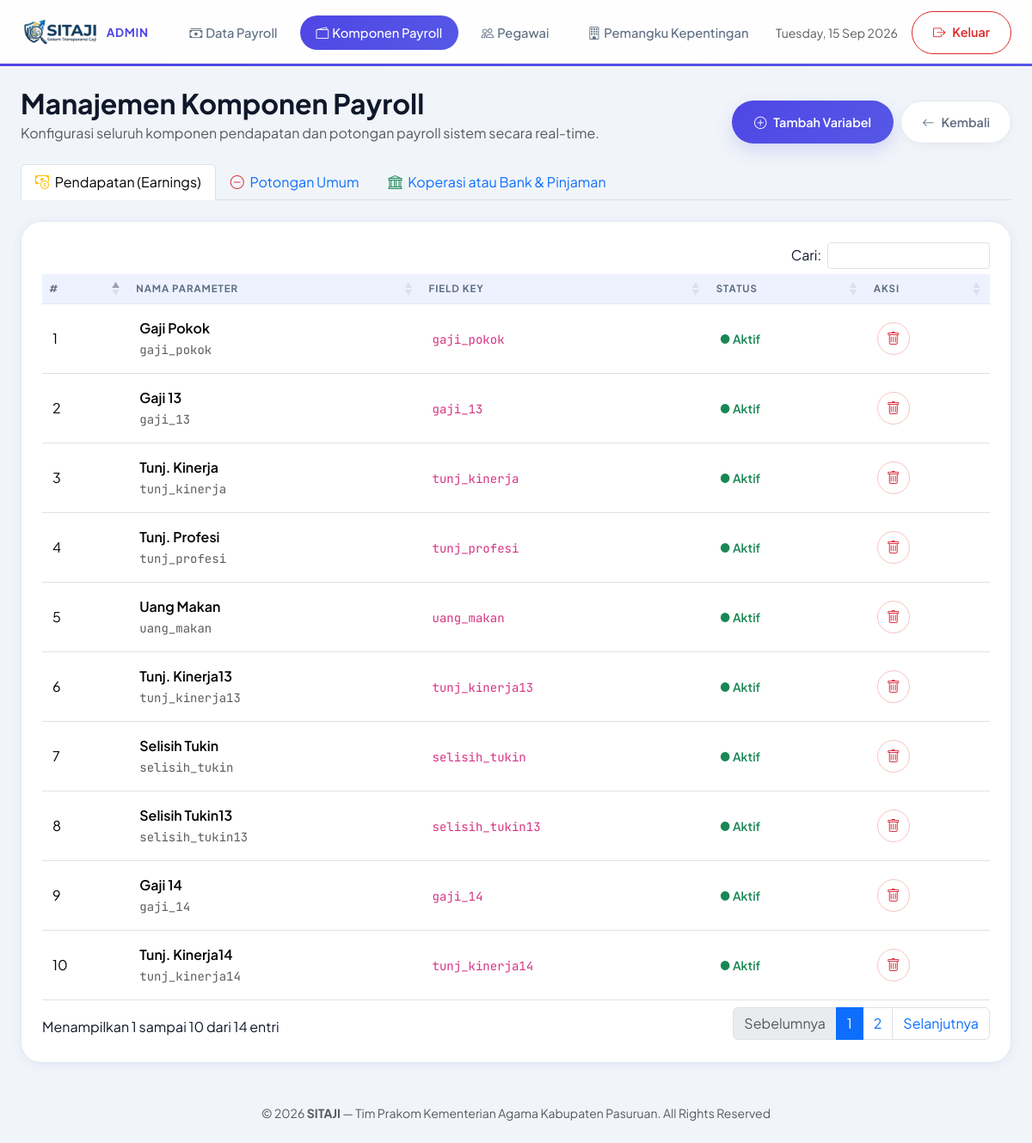
Page /admin/manajemen_komponen_payroll.php (signed in) on the committed database.
### tables this page shows
CREATE TABLE `komponen_payroll` (
  `id` int(11) NOT NULL,
  `nama` varchar(80) NOT NULL,
  `tipe` enum('pendapatan','potongan') NOT NULL DEFAULT 'potongan',
  `field_key` varchar(60) NOT NULL,
  `kategori` varchar(40) DEFAULT 'Organisasi / Wajib',
  `urutan` int(11) DEFAULT '0',
  `aktif` tinyint(1) DEFAULT '1'
);

### includes/auth.php (called while the page is built, shortened)
<?php
function base_url(string $path = ''): string {
    $name = str_replace('\\', '/', $_SERVER['SCRIPT_NAME'] ?? '/');
    $dir = rtrim(dirname($name), '/');
    if (preg_match('#/(admin|pegawai|stakeholder)$#', $dir)) {
        $dir = preg_replace('#/(admin|pegawai|stakeholder)$#', '', $dir);
    }
    return $dir . '/' . ltrim($path, '/');
}

### includes/helpers.php (called while the page is built, shortened)
<?php
function e(?string $s): string {
    return htmlspecialchars((string)$s, ENT_QUOTES, 'UTF-8');
}

### admin/manajemen_komponen_payroll.php (the view, shortened to what this page needs)
<?php
$activeNav = 'payroll_komponen';
require_once __DIR__ . '/../includes/header_admin.php';
$activeTab = in_array($_GET['tab'] ?? '', ['pendapatan','potongan','koperasi']) ? $_GET['tab'] : 'pendapatan';
$pendapatanList = $pdo->query("SELECT * FROM komponen_payroll WHERE tipe='pendapatan' ORDER BY urutan ASC, id ASC")->fetchAll();
?>
<div class="d-flex justify-content-between align-items-end flex-wrap gap-3 mb-4">
  <div>
    <h2 class="fw-bold mb-1">Manajemen Komponen Payroll</h2>
    <p class="text-muted mb-0">Konfigurasi seluruh komponen pendapatan dan potongan payroll sistem secara real-time.</p>
  </div>
  <div class="d-flex gap-2">
    <button class="btn-primary-modern" data-bs-toggle="modal" data-bs-target="#addModal"><i class="bi bi-plus-circle"></i>Tambah Variabel</button>
    <a href="dashboard" class="btn-secondary-modern"><i class="bi bi-arrow-left"></i>Kembali</a>
  </div>
</div>
<ul class="nav nav-tabs mb-4" id="komponenTab" role="tablist">
  <li class="nav-item" role="presentation">
    <button class="nav-link <?= $activeTab === 'pendapatan' ? 'active' : '' ?>" id="pendapatan-tab" data-bs-toggle="tab" data-bs-target="#pendapatan" type="button" role="tab">
      <i class="bi bi-cash-coin text-warning me-1"></i> Pendapatan (Earnings)
    </button>
  </li>
  <li class="nav-item" role="presentation">
    <button class="nav-link <?= $activeTab === 'potongan' ? 'active' : '' ?>" id="potongan-tab" data-bs-toggle="tab" data-bs-target="#potongan" type="button" role="tab">
      <i class="bi bi-dash-circle text-danger me-1"></i> Potongan Umum
    </button>
  </li>
  <li class="nav-item" role="presentation">
    <button class="nav-link <?= $activeTab === 'koperasi' ? 'active' : '' ?>" id="koperasi-tab" data-bs-toggle="tab" data-bs-target="#koperasi" type="button" role="tab">
      <i class="bi bi-bank text-success me-1"></i> Koperasi atau Bank & Pinjaman
    </button>
  </li>
</ul>
<div class="tab-content" id="komponenTabContent">
  <div class="tab-pane fade <?= $activeTab === 'pendapatan' ? 'show active' : '' ?>" id="pendapatan" role="tabpanel">
    <div class="app-card">
      <table class="table data-table align-middle mb-0">
        <thead><tr><th>#</th><th>Nama Parameter</th><th>Field Key</th><th>Status</th><th>Aksi</th></tr></thead>
        <tbody>
          <?php if (count($pendapatanList) === 0): ?>
            <tr><td></td><td></td><td></td><td class="text-center text-muted py-4">Belum ada komponen pendapatan.</td><td></td></tr>
          <?php else: ?>
            <?php foreach($pendapatanList as $i=>$k): ?>
            <tr>
              <td><?= $i+1 ?></td>
              <td>
                <div class="fw-semibold"><?= e($k['nama']) ?></div>
                <code class="small text-muted"><?= e($k['field_key']) ?></code>
              </td>
              <td><code class="small"><?= e($k['field_key']) ?></code></td>
              <td>
                <?php if ((int)$k['aktif'] === 1): ?>
                  <span class="text-success small fw-semibold">● Aktif</span>
                <?php else: ?>
                  <span class="text-muted small fw-semibold">○ Nonaktif</span>
                <?php endif; ?>
              </td>
              <td>
                <form method="post" class="d-inline" onsubmit="return confirm('Hapus komponen ini?')">
                  <button class="btn-action-modern text-danger" title="Hapus"><i class="bi bi-trash"></i></button>
                </form>
              </td>
            </tr>
            <?php endforeach; ?>
          <?php endif; ?>
        </tbody>
      </table>
    </div>
  </div>
</div>
<?php require_once __DIR__ . '/../includes/footer.php'; ?>

### includes/header_admin.php (shortened to what this page needs)
<?php
require_once __DIR__ . '/auth.php';
require_once __DIR__ . '/helpers.php';
$activeNav = $activeNav ?? '';
?>
<!doctype html>
<html lang="id">
<head>
<link rel="stylesheet" href="https://cdn.jsdelivr.net/npm/bootstrap@5.3.3/dist/css/bootstrap.min.css">
<link rel="stylesheet" href="https://cdn.jsdelivr.net/npm/bootstrap-icons@1.11.3/font/bootstrap-icons.min.css">
<link rel="stylesheet" href="https://cdn.datatables.net/1.13.8/css/dataTables.bootstrap5.min.css">
<link rel="stylesheet" href="<?= base_url('assets/css/style.css?v=6') ?>">
</head>
<body class="bg-app">
<nav class="navbar navbar-expand-xl sticky-top app-navbar">
  <div class="container-fluid px-4">
    <a class="navbar-brand d-flex align-items-center gap-2" href="<?= base_url('admin/dashboard') ?>">
      <img src="<?= base_url('assets/img/logo-sitaji.svg') ?>" alt="SITAJI" height="50" style="display:block">
      <span class="fw-bold" style="font-size:.85rem;color:var(--primary);text-transform:uppercase;letter-spacing:.05em">Admin</span>
    </a>
    <div class="collapse navbar-collapse" id="nav">
      <ul class="navbar-nav mx-auto gap-2">
        <li class="nav-item">
          <a class="nav-pill <?= $activeNav==='payroll'?'active':'' ?>" href="<?= base_url('admin/dashboard') ?>"><i class="bi bi-cash-stack me-1"></i>Data Payroll</a>
        </li>
        <li class="nav-item">
          <a class="nav-pill <?= $activeNav==='payroll_komponen'?'active':'' ?>" href="<?= base_url('admin/manajemen_komponen_payroll') ?>"><i class="bi bi-wallet2 me-1"></i>Komponen Payroll</a>
        </li>
        <li class="nav-item">
          <a class="nav-pill <?= $activeNav==='pegawai'?'active':'' ?>" href="<?= base_url('admin/pegawai') ?>"><i class="bi bi-people me-1"></i>Pegawai</a>
        </li>
        <li class="nav-item">
          <a class="nav-pill <?= $activeNav==='pemangku'?'active':'' ?>" href="<?= base_url('admin/pemangku_kepentingan') ?>"><i class="bi bi-building me-1"></i>Pemangku Kepentingan</a>
        </li>
      </ul>
      <div class="d-flex align-items-center gap-3">
        <span class="text-muted small d-none d-md-inline"><?= date('l, d M Y') ?></span>
        <a href="<?= base_url('logout') ?>" class="btn-danger-modern"><i class="bi bi-box-arrow-right"></i> Keluar</a>
      </div>
    </div>
  </div>
</nav>
<main class="container-fluid px-4 py-4">

### includes/footer.php (shortened to what this page needs)
</main>
<footer class="text-center text-muted small py-4">
  &copy; <?= date('Y') ?> <strong>SITAJI</strong> — Tim Prakom Kementerian Agama Kabupaten Pasuruan. All Rights Reserved
</footer>
</body>
</html>

### assets/css/style.css (style rules this page uses)
:root { --primary: #4f46e5; --primary-soft: #eef2ff; --accent: #5558e6; --success: #0e834e; --danger: #dc2626; --warning: #f59e0b; --dark: #0f172a; --slate: #5f6e82; --bg-body: #f1f5f9; --card: #FFFFFF; --ink: #0f172a; --muted: #5f6e82; --border: #e2e8f0; --card-radius: 24px; --shadow: 0 2px 12px rgba(79,70,229,.08); --shadow-lg: 0 20px 25px -5px rgba(0,0,0,0.05); }
* { font-family: 'Plus Jakarta Sans', system-ui, -apple-system, 'Segoe UI', Roboto, Helvetica, Arial, sans-serif; }
.mono, .num, .rupiah, td.nominal, td.jumlah, code, pre, [class*="mono"] { font-family: 'JetBrains Mono', 'Cascadia Code', 'Consolas', monospace !important; }
body.bg-app { background: var(--bg-body); color: var(--ink); }
.app-navbar { background: rgba(255,255,255,0.9) !important; backdrop-filter: blur(12px); -webkit-backdrop-filter: blur(12px); border-bottom: 1px solid var(--border) !important; box-shadow: none !important; }
.app-navbar::after { content: ''; position: absolute; bottom: -1px; left: 0; right: 0; height: 3px; background: linear-gradient(90deg, var(--primary), var(--accent)); }
.nav-pill { display: inline-block; padding: .5rem 1.1rem; border-radius: 50px; white-space: nowrap; color: var(--slate); text-decoration: none; border: 1px solid transparent; font-size: .92rem; font-weight: 500; transition: background .2s, color .2s; }
.nav-pill.active { background: linear-gradient(135deg, var(--primary), var(--accent)); color: #fff !important; }
.app-card { background: var(--card); border-radius: var(--card-radius, 24px); padding: 1.5rem; box-shadow: var(--shadow); border: 1px solid var(--border); transition: box-shadow 0.3s cubic-bezier(0.4,0,0.2,1); }
table.dataTable thead th { font-size: .72rem; letter-spacing: .08em; text-transform: uppercase; color: var(--muted); border-bottom: 1px solid var(--border) !important; background: var(--primary-soft); }
table.dataTable tbody td { padding: 1rem .75rem; vertical-align: middle; }
.btn-action-modern { width: 38px; height: 38px; border-radius: 999px; display: inline-flex; align-items: center; justify-content: center; background: #fff; border: 1px solid var(--border); color: var(--slate); transition: background .15s, color .15s, border-color .15s; text-decoration: none; }
.btn-action-modern.text-danger { border-color: #f5c6c1; color: var(--danger); }
.btn-primary-modern { display: inline-flex; align-items: center; gap: .5rem; height: 50px; padding: 0 26px; border-radius: 999px; font-size: .9rem; font-weight: 600; text-decoration: none; background: linear-gradient(135deg, var(--primary), var(--accent)); color: #fff; border: none; box-shadow: 0 8px 20px rgba(79,70,229,.18); transition: all 0.3s cubic-bezier(0.4,0,0.2,1); white-space: nowrap; cursor: pointer; line-height: 1.2; }
.btn-secondary-modern { display: inline-flex; align-items: center; gap: .5rem; height: 50px; padding: 0 24px; border-radius: 999px; font-size: .9rem; font-weight: 600; text-decoration: none; background: #fff; color: var(--slate); border: 1px solid var(--border); box-shadow: 0 3px 10px rgba(0,0,0,.04); transition: all 0.3s cubic-bezier(0.4,0,0.2,1); white-space: nowrap; cursor: pointer; line-height: 1.2; }
.btn-danger-modern { display: inline-flex; align-items: center; gap: .5rem; height: 50px; padding: 0 24px; border-radius: 999px; font-size: .9rem; font-weight: 600; text-decoration: none; background: #fff; color: var(--danger); border: 1px solid var(--danger); transition: all 0.3s cubic-bezier(0.4,0,0.2,1); white-space: nowrap; cursor: pointer; line-height: 1.2; }

### rows in the picture
komponen_payroll: nama "Gaji Pokok", field_key "gaji_pokok", aktif "● Aktif"
komponen_payroll: nama "Gaji 13", field_key "gaji_13", aktif "● Aktif"
komponen_payroll: nama "Tunj. Kinerja", field_key "tunj_kinerja", aktif "● Aktif"
komponen_payroll: nama "Tunj. Profesi", field_key "tunj_profesi", aktif "● Aktif"
komponen_payroll: nama "Uang Makan", field_key "uang_makan", aktif "● Aktif"
komponen_payroll: nama "Tunj. Kinerja13", field_key "tunj_kinerja13", aktif "● Aktif"
komponen_payroll: nama "Selisih Tukin", field_key "selisih_tukin", aktif "● Aktif"
komponen_payroll: nama "Selisih Tukin13", field_key "selisih_tukin13", aktif "● Aktif"
komponen_payroll: nama "Gaji 14", field_key "gaji_14", aktif "● Aktif"
komponen_payroll: nama "Tunj. Kinerja14", field_key "tunj_kinerja14", aktif "● Aktif"
